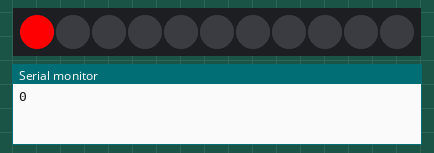
Simulated run of this sketch. Board: Arduino Uno, built with avr-gcc and run on an emulated ATmega328P. On the bench: 11 RGB LEDs in strip order, left to right, the last lines printed to the serial monitor.

Above: at 0.05 s.
At 4.88 s:
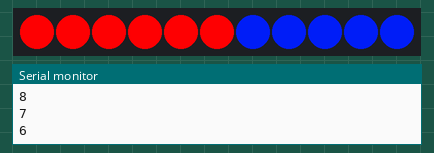
At 9.81 s:
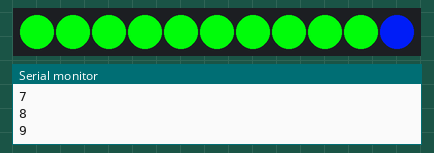
At 19.88 s:
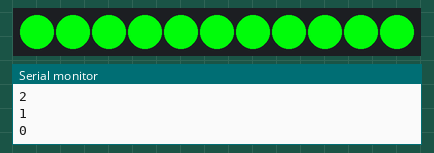
At 28.74 s:
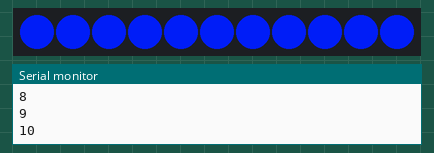
At 39.93 s:
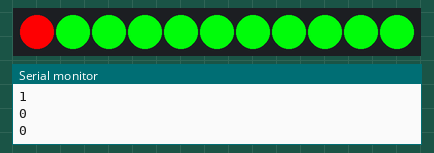

The sketch:

SecondExample.ino
```cpp
#include <FastLED.h>

#define Num_Strip1 11

CRGB Strip1[Num_Strip1];

int a = 0;

void setup()  {
  Serial.begin(9600);

  FastLED.addLeds<NEOPIXEL,6>(Strip1, Num_Strip1);
}

void loop() {
  for(int a = 0; a <= 10; a++) {
    Strip1[a] = CHSV(255, 255, 255);
    FastLED.show();
    Serial.println(a);
    delay(100);
  }

  for(int a = 0; a <= 10; a++) {
    Strip1[a] = CHSV(155, 255, 255);
    FastLED.show();
    Serial.println(a);
    delay(100);
  }

  for(int a = 0; a <= 10; a++) {
    Strip1[a] = CHSV(100, 255, 255);
    FastLED.show();
    Serial.println(a);
    delay(100);
  }

  for(int a = 10; a >= 0; a--) {
    Strip1[a] = CHSV(255, 255, 255);
    FastLED.show();
    Serial.println(a);
    delay(100);
  }

  for(int a = 10; a >= 0; a--) {
    Strip1[a] = CHSV(155, 255, 255);
    FastLED.show();
    Serial.println(a);
    delay(100);
  }

  for(int a = 10; a >= 0; a--) {
    Strip1[a] = CHSV(100, 255, 255);
    FastLED.show();
    Serial.println(a);
    delay(100);
  }
}
```
